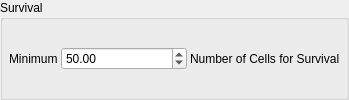
        <widget class="QGroupBox" name="groupBox_Surrival">
         <property name="enabled">
          <bool>true</bool>
         </property>
         <property name="title">
          <string>Survival</string>
         </property>
         <property name="flat">
          <bool>true</bool>
         </property>
         <layout class="QGridLayout" name="gridLayout_22">
          <property name="leftMargin">
           <number>6</number>
          </property>
          <property name="topMargin">
           <number>6</number>
          </property>
          <property name="rightMargin">
           <number>6</number>
          </property>
          <property name="bottomMargin">
           <number>6</number>
          </property>
          <property name="spacing">
           <number>3</number>
          </property>
          <item row="0" column="0">
           <widget class="QLabel" name="label_11">
            <property name="minimumSize">
             <size>
              <width>0</width>
              <height>0</height>
             </size>
            </property>
            <property name="maximumSize">
             <size>
              <width>75</width>
              <height>16777215</height>
             </size>
            </property>
            <property name="text">
             <string>Minimum</string>
            </property>
           </widget>
          </item>
          <item row="0" column="2">
           <widget class="QLabel" name="label_19">
            <property name="text">
             <string>Number of Cells for Survival</string>
            </property>
           </widget>
          </item>
          <item row="0" column="1">
           <widget class="QDoubleSpinBox" name="doubleSpinBox_Sur_CellCount">
            <property name="minimumSize">
             <size>
              <width>126</width>
              <height>0</height>
             </size>
            </property>
            <property name="maximumSize">
             <size>
              <width>126</width>
              <height>16777215</height>
             </size>
            </property>
            <property name="maximum">
             <double>10000000000000.000000000000000</double>
            </property>
            <property name="value">
             <double>50.000000000000000</double>
            </property>
           </widget>
          </item>
         </layout>
        </widget>
